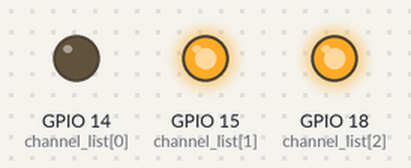
A program run on a simulated Raspberry Pi (BCM pin numbers), started with the arguments up 3. On the bench: output pins drawn as LEDs (lit = HIGH). At 3.0 s the program stops and its outputs stay as they are.

Above: at 0.1 s.
At 3.1 s:
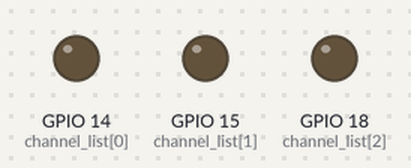
Timing chart, 0 to 4.5 s (numbered marks = the images above):
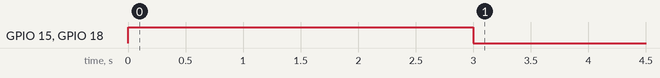

The program:

Motor.py
```python
import RPi.GPIO as GPIO
import time
import sys

class Motor:
	def __init__(self):
                self.init_gpio()

	def init_gpio(self):
                GPIO.setmode(GPIO.BCM)

                channel_list = [14, 15, 18]
                GPIO.setup(channel_list, GPIO.OUT)

	def stop(self):
                GPIO.output(14, False)
                GPIO.output(15, False)
                GPIO.output(18, False)

	def rotate_right(self, duration):
		self.stop()
		GPIO.output(14, True)
		GPIO.output(15, False)
		GPIO.output(18, True)
		time.sleep(duration)
		self.stop()

	def rotate_left(self, duration):
                self.stop()
                GPIO.output(14, False)
                GPIO.output(15, True)
                GPIO.output(18, True)
                time.sleep(duration)
                self.stop()

	def cleanup(self):
                GPIO.cleanup()

if __name__ == "__main__":
        motor = Motor()
        if sys.argv[1] == "up":
                motor.rotate_left(int(sys.argv[2]))
        elif sys.argv[1] == "down":
                motor.rotate_right(int(sys.argv[2]))
        else:
                print sys.argv
                print ARGV
	#motor = Motor()

        #motor.init_gpio()
	#motor.rotate_right(2)
	#motor.rotate_left(2)
	#motor.cleanup()
```

Measured:
- by itself, GPIO 15 (channel_list[1]), GPIO 18 (channel_list[2]): LOW → HIGH at 0.00 s, → LOW 3.0 s later
